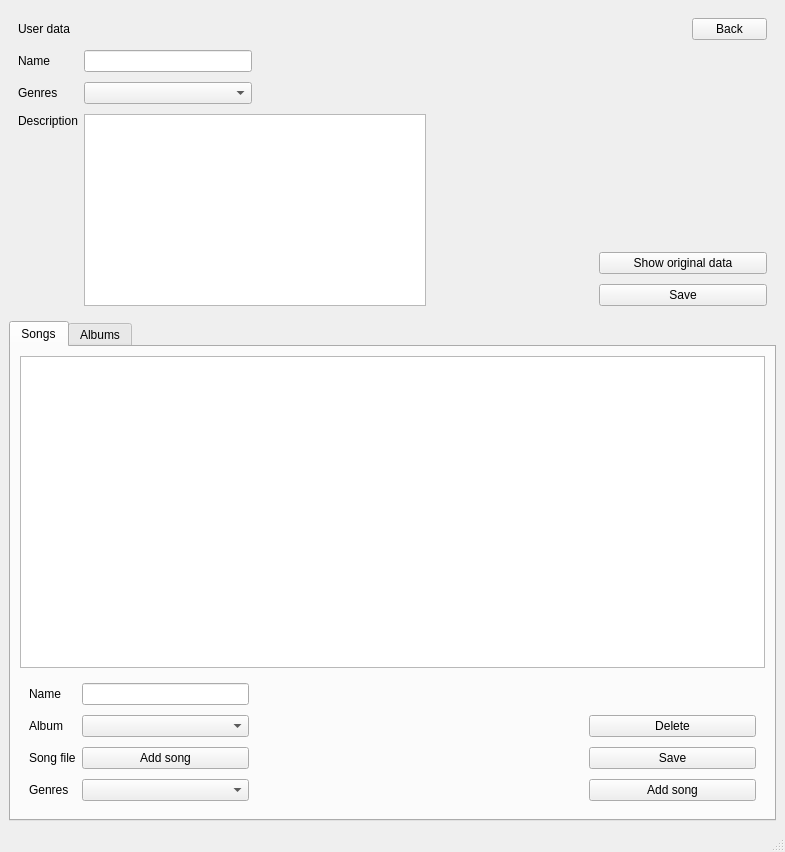
<?xml version="1.0" encoding="UTF-8"?>
<ui version="4.0">
 <class>profile</class>
 <widget class="QMainWindow" name="profile">
  <property name="geometry">
   <rect>
    <x>0</x>
    <y>0</y>
    <width>785</width>
    <height>852</height>
   </rect>
  </property>
  <property name="windowTitle">
   <string>MainWindow</string>
  </property>
  <widget class="QWidget" name="centralwidget">
   <layout class="QVBoxLayout" name="verticalLayout">
    <item>
     <widget class="QWidget" name="widget_3" native="true">
      <layout class="QGridLayout" name="gridLayout">
       <property name="verticalSpacing">
        <number>10</number>
       </property>
       <item row="2" column="4">
        <spacer name="horizontalSpacer_5">
         <property name="orientation">
          <enum>Qt::Horizontal</enum>
         </property>
         <property name="sizeHint" stdset="0">
          <size>
           <width>40</width>
           <height>20</height>
          </size>
         </property>
        </spacer>
       </item>
       <item row="1" column="0">
        <widget class="QLabel" name="label_3">
         <property name="text">
          <string>Name</string>
         </property>
        </widget>
       </item>
       <item row="3" column="1" rowspan="3" colspan="2">
        <widget class="QTextEdit" name="descTextEdit"/>
       </item>
       <item row="1" column="1">
        <widget class="QLineEdit" name="nameTextEdit"/>
       </item>
       <item row="2" column="3">
        <spacer name="horizontalSpacer">
         <property name="orientation">
          <enum>Qt::Horizontal</enum>
         </property>
         <property name="sizeHint" stdset="0">
          <size>
           <width>40</width>
           <height>20</height>
          </size>
         </property>
        </spacer>
       </item>
       <item row="2" column="2">
        <spacer name="horizontalSpacer_3">
         <property name="orientation">
          <enum>Qt::Horizontal</enum>
         </property>
         <property name="sizeHint" stdset="0">
          <size>
           <width>40</width>
           <height>20</height>
          </size>
         </property>
        </spacer>
       </item>
       <item row="3" column="0">
        <widget class="QLabel" name="label">
         <property name="text">
          <string>Description</string>
         </property>
         <property name="alignment">
          <set>Qt::AlignLeading|Qt::AlignLeft|Qt::AlignTop</set>
         </property>
        </widget>
       </item>
       <item row="1" column="2">
        <spacer name="horizontalSpacer_2">
         <property name="orientation">
          <enum>Qt::Horizontal</enum>
         </property>
         <property name="sizeHint" stdset="0">
          <size>
           <width>40</width>
           <height>20</height>
          </size>
         </property>
        </spacer>
       </item>
       <item row="5" column="4">
        <widget class="QPushButton" name="saveButton">
         <property name="layoutDirection">
          <enum>Qt::LeftToRight</enum>
         </property>
         <property name="text">
          <string>Save</string>
         </property>
        </widget>
       </item>
       <item row="0" column="4" alignment="Qt::AlignRight">
        <widget class="QPushButton" name="backButton">
         <property name="maximumSize">
          <size>
           <width>75</width>
           <height>16777215</height>
          </size>
         </property>
         <property name="layoutDirection">
          <enum>Qt::LeftToRight</enum>
         </property>
         <property name="text">
          <string>Back</string>
         </property>
        </widget>
       </item>
       <item row="2" column="0">
        <widget class="QLabel" name="label_2">
         <property name="text">
          <string>Genres</string>
         </property>
        </widget>
       </item>
       <item row="0" column="0">
        <widget class="QLabel" name="label_8">
         <property name="text">
          <string>User data</string>
         </property>
        </widget>
       </item>
       <item row="4" column="4">
        <widget class="QPushButton" name="showButton">
         <property name="text">
          <string>Show original data</string>
         </property>
        </widget>
       </item>
       <item row="2" column="1">
        <widget class="QComboBox" name="genreTextEdit"/>
       </item>
      </layout>
     </widget>
    </item>
    <item>
     <widget class="QTabWidget" name="tabWidget">
      <property name="currentIndex">
       <number>0</number>
      </property>
      <widget class="QWidget" name="tab">
       <attribute name="title">
        <string>Songs</string>
       </attribute>
       <layout class="QVBoxLayout" name="verticalLayout_2">
        <item>
         <widget class="QTableView" name="songsView"/>
        </item>
        <item>
         <widget class="QWidget" name="widget" native="true">
          <layout class="QGridLayout" name="gridLayout_2">
           <property name="verticalSpacing">
            <number>10</number>
           </property>
           <item row="3" column="4">
            <widget class="QPushButton" name="deleteButtonSong">
             <property name="text">
              <string>Delete</string>
             </property>
            </widget>
           </item>
           <item row="5" column="3">
            <spacer name="horizontalSpacer_6">
             <property name="orientation">
              <enum>Qt::Horizontal</enum>
             </property>
             <property name="sizeHint" stdset="0">
              <size>
               <width>40</width>
               <height>20</height>
              </size>
             </property>
            </spacer>
           </item>
           <item row="7" column="1">
            <widget class="QComboBox" name="genresBoxSong"/>
           </item>
           <item row="5" column="0">
            <widget class="QLabel" name="label_10">
             <property name="text">
              <string>Song file</string>
             </property>
             <property name="scaledContents">
              <bool>false</bool>
             </property>
             <property name="alignment">
              <set>Qt::AlignLeading|Qt::AlignLeft|Qt::AlignVCenter</set>
             </property>
             <property name="margin">
              <number>0</number>
             </property>
            </widget>
           </item>
           <item row="5" column="2">
            <spacer name="horizontalSpacer_4">
             <property name="orientation">
              <enum>Qt::Horizontal</enum>
             </property>
             <property name="sizeHint" stdset="0">
              <size>
               <width>40</width>
               <height>20</height>
              </size>
             </property>
            </spacer>
           </item>
           <item row="7" column="0">
            <widget class="QLabel" name="label_11">
             <property name="layoutDirection">
              <enum>Qt::LeftToRight</enum>
             </property>
             <property name="text">
              <string>Genres</string>
             </property>
             <property name="alignment">
              <set>Qt::AlignLeading|Qt::AlignLeft|Qt::AlignVCenter</set>
             </property>
            </widget>
           </item>
           <item row="5" column="1">
            <widget class="QPushButton" name="pushButton_3">
             <property name="text">
              <string>Add song</string>
             </property>
            </widget>
           </item>
           <item row="3" column="1">
            <widget class="QComboBox" name="albumBox"/>
           </item>
           <item row="1" column="1">
            <widget class="QLineEdit" name="nameEditSong"/>
           </item>
           <item row="1" column="4">
            <spacer name="horizontalSpacer_7">
             <property name="orientation">
              <enum>Qt::Horizontal</enum>
             </property>
             <property name="sizeHint" stdset="0">
              <size>
               <width>40</width>
               <height>20</height>
              </size>
             </property>
            </spacer>
           </item>
           <item row="3" column="0">
            <widget class="QLabel" name="label_9">
             <property name="text">
              <string>Album</string>
             </property>
            </widget>
           </item>
           <item row="1" column="0">
            <widget class="QLabel" name="label_12">
             <property name="text">
              <string>Name</string>
             </property>
            </widget>
           </item>
           <item row="5" column="4">
            <widget class="QPushButton" name="saveButtonSong">
             <property name="text">
              <string>Save</string>
             </property>
            </widget>
           </item>
           <item row="7" column="4">
            <widget class="QPushButton" name="addButtonSong">
             <property name="text">
              <string>Add song</string>
             </property>
            </widget>
           </item>
          </layout>
         </widget>
        </item>
       </layout>
      </widget>
      <widget class="QWidget" name="tab_2">
       <attribute name="title">
        <string>Albums</string>
       </attribute>
       <layout class="QVBoxLayout" name="verticalLayout_3">
        <item>
         <widget class="QTableView" name="albumView"/>
        </item>
        <item>
         <widget class="QWidget" name="widget_2" native="true">
          <layout class="QGridLayout" name="gridLayout_3">
           <property name="verticalSpacing">
            <number>10</number>
           </property>
           <item row="4" column="1">
            <widget class="QDateEdit" name="dateEdit">
             <property name="displayFormat">
              <string>yyyy-mm-dd</string>
             </property>
            </widget>
           </item>
           <item row="1" column="4">
            <widget class="QPushButton" name="deleteButtonAlbum">
             <property name="text">
              <string>Delete</string>
             </property>
            </widget>
           </item>
           <item row="5" column="3">
            <spacer name="horizontalSpacer_9">
             <property name="orientation">
              <enum>Qt::Horizontal</enum>
             </property>
             <property name="sizeHint" stdset="0">
              <size>
               <width>40</width>
               <height>20</height>
              </size>
             </property>
            </spacer>
           </item>
           <item row="4" column="0">
            <widget class="QLabel" name="label_14">
             <property name="text">
              <string>Date of release</string>
             </property>
             <property name="scaledContents">
              <bool>false</bool>
             </property>
             <property name="alignment">
              <set>Qt::AlignLeading|Qt::AlignLeft|Qt::AlignVCenter</set>
             </property>
             <property name="margin">
              <number>0</number>
             </property>
            </widget>
           </item>
           <item row="5" column="4">
            <spacer name="horizontalSpacer_10">
             <property name="orientation">
              <enum>Qt::Horizontal</enum>
             </property>
             <property name="sizeHint" stdset="0">
              <size>
               <width>40</width>
               <height>20</height>
              </size>
             </property>
            </spacer>
           </item>
           <item row="3" column="0">
            <widget class="QLabel" name="label_13">
             <property name="layoutDirection">
              <enum>Qt::LeftToRight</enum>
             </property>
             <property name="text">
              <string>Genres</string>
             </property>
             <property name="alignment">
              <set>Qt::AlignLeading|Qt::AlignLeft|Qt::AlignVCenter</set>
             </property>
            </widget>
           </item>
           <item row="1" column="1">
            <widget class="QLineEdit" name="nameEditAlbum"/>
           </item>
           <item row="3" column="1">
            <widget class="QComboBox" name="genresBoxAlbum"/>
           </item>
           <item row="1" column="0">
            <widget class="QLabel" name="label_15">
             <property name="text">
              <string>Name</string>
             </property>
            </widget>
           </item>
           <item row="5" column="2">
            <spacer name="horizontalSpacer_8">
             <property name="orientation">
              <enum>Qt::Horizontal</enum>
             </property>
             <property name="sizeHint" stdset="0">
              <size>
               <width>40</width>
               <height>20</height>
              </size>
             </property>
            </spacer>
           </item>
           <item row="4" column="4">
            <widget class="QPushButton" name="addButtonAlbum">
             <property name="text">
              <string>Add album</string>
             </property>
            </widget>
           </item>
           <item row="3" column="4">
            <widget class="QPushButton" name="saveButtonAlbum">
             <property name="text">
              <string>Save</string>
             </property>
            </widget>
           </item>
          </layout>
         </widget>
        </item>
       </layout>
      </widget>
     </widget>
    </item>
   </layout>
  </widget>
  <widget class="QMenuBar" name="menubar">
   <property name="geometry">
    <rect>
     <x>0</x>
     <y>0</y>
     <width>785</width>
     <height>22</height>
    </rect>
   </property>
  </widget>
  <widget class="QStatusBar" name="statusbar"/>
 </widget>
 <resources/>
 <connections/>
</ui>
